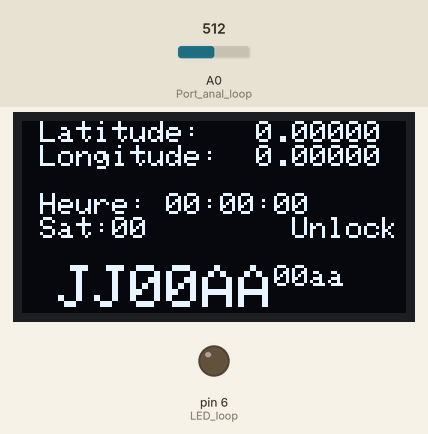
A program run on a simulated Arduino Nano, built with avr-gcc and run on an emulated ATmega328P. Shown: 128×64 one-colour display, output pins drawn as LEDs (lit = HIGH). The test bench sets the inputs (shaded band); at power-on: A0 (Port_anal_loop) = 512. What the program prints to the serial monitor is not drawn.

Above: at 10.8 s.
At 14.6 s:
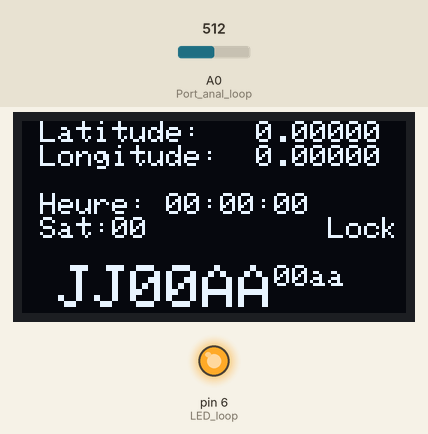
14.7 s: A0 (Port_anal_loop) set to 559
At 16.8 s:
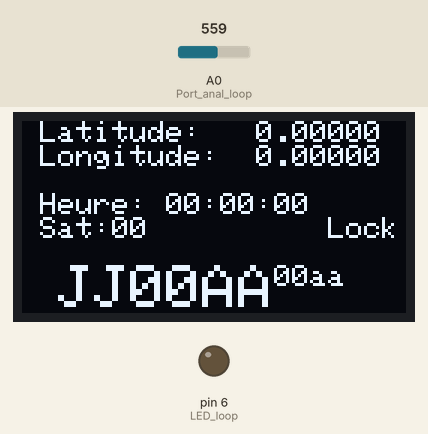
Timing chart, 0 to 18.8 s (numbered marks = the images above; inputs shaded):
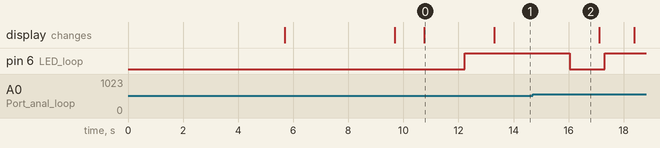

Measured:
- the behaviour switches between 542 and 543 on A0 (Port_anal_loop) (found by bisection; images 1 and 2)
- after the input at 14.7 s, pin 6 (LED_loop): HIGH → LOW after 1.3 s, → HIGH 1.3 s later
- what the display in image 0 shows lasts 2.5 s, from 10.8 s to 13.3 s

The program:

main.cpp
```cpp
#include <Arduino.h>
/******************************************************************************************************************
 *  --- Fout = 100 KHz ( pour afficheur 4 lignes de 16 ou 20 caracteres et afficheur OLED 128x64 )
 *
 * Alain fort F1CJN  November, 11, 2016     /   F1TE  Lucien Serrano  06 Octobre 2021
 * Modifié par F6BUA le 10/01/2022
 ******************************************************************************************************************
 *
 * This program is made :
 * - first to program the Timepulse frequency of an UBLOX GPS NEO-8M module
 * - write on a 4 line LCD : latitude, longitude, Time, number of received satellites and the QRA Locator.
 *
 * La fréquence peut être modifiée en ligne 125/
 * The signal Timepulse est généré à partir d'une horloge à 48 MHz.
 * Seules les facteurs de divisions entiers pairs (2,4,6, 342, ....) présentent un très faible jitter. Par exemple 8MHz est ok, 10 KHz est ok
 * mais 10 MHz ne l'est pas (facteur de division de 4,8). La fréquence de Timepulse est programmé pour 10 KHz mais peut être modifiée à la ligne 125.
 *
 * Connections to the GPS board
 * GPS GND connects to Arduino Gnd
 * GPS RX connects to Software Serial pin 3 on the Arduino Nano, via voltage divider : 330 Ohms in serial to 680 Ohms to ground        Pin 4--330--NEO RX--680--GND
 * GPS TX connects to Software Serial pin 4 on the Arduino Nano
 * GPS VCC connects to 5 volts
 *
 * Connections to the serial LCD 4x16 board
 * Arduino 5V to LCD 5V
 * Arduino GND to LCD GND
 * Arduino A4 to LCD SDA
 * Arduino A5 to CLD SCL
 *
 * Serial O/P at 9600 ( or 115200 ) is used for test purposes
 *
 * Dans la librairie TinyGPSPlus.cpp, il faut modifier :
 *   #define _GPRMCterm   "GNRMC" // remplace GPRMC
 *   #define _GPGGAterm   "GNGGA"  // remplace GPGGA
 *
 **************************************************************************/

#include "SoftwareSerial.h"
#include <TinyGPSPlus.h>
#include <SSD1306Ascii.h>
#include <SSD1306AsciiWire.h>
         //
//#include <Wire.h>                 // Comes with Arduino IDE

//#include "../lib/TinyGPSPlus/TinyGPSPlus.h"
//#include "../lib/SSD1306Ascii/src/SSD1306Ascii.h"
//#include "../lib/SSD1306Ascii/src/SSD1306AsciiWire.h"

// Librairie et adresse OLED version 1
//************************************
#define I2C_ADDRESS 0x3C  // 0x3C ou 0x78
#define RST_PIN -1
SSD1306AsciiWire oled;    //

/*
/ Librairie et adresse OLED version 2
************************************
#include "SSD1306Ascii.h"
#include "SSD1306AsciiAvrI2c.h"
#define I2C_ADDRESS 0x3C
#define RST_PIN -1
SSD1306AsciiAvrI2c oled;
*/

boolean gpsStatus[] = {false, false, false, false, false, false, false, false, false};
unsigned long frequency;
byte buf[4];

// Communication GPS
#define RXPIN 4       // vers GPS TX
#define TXPIN 3       // vers GPS RX via pont diviseur 330/680 Ohms pour adapter en 3,3V
#define GPSBAUD 9600  //
SoftwareSerial gpsSerial(RXPIN,TXPIN);    // 4,3
TinyGPSPlus gps;

// Traitement tension boucle de phase
byte LED_loop = 6;                        // I/O Pin 9
byte Port_anal_loop = 0;                  // -- Input A0
int val_loop;                             //
int moy_val_loop;                         //
int old_moy_val_loop;                     //
int seuil_loop = 21;                      // fenêtre de 200mV, 2 fois (5 / 1024) * 21 = 0.1V
int lock;

//void getgps(TinyGPSPlus &gps);
 float latitude;
 float longitude;
 char locator[10];


// Calcul du QRA locator en mode complet
void calcLocator(char *dst,float lat, float lng )     // Calcule le Locator ...
{
  int lon1, lon2, lon3, lon4, lon5;
  int la1, la2, la3, la4, la5;
  float reste;

  //Les 2 lignes suivantes peuvent être remplacées par des boucles for pour initialiser le tableau
  char alphabet_maj[26]={'A','B','C','D','E','F','G','H','I','J','K','L','M','N','O','P','Q','R','S','T','U','V','W','X','Y','Z'};
  char alphabet_min[26]={'a','b','c','d','e','f','g','h','i','j','k','l','m','n','o','p','q','r','s','t','u','v','w','x','y','z'};


 //==============================CALCUL LONGITUDE==================================

  //Un carré en longitude = 20° (20*18 => 360°)
  //La longitude 0 GPS est décalé de 180° (20°*9) de la longitude "0" du MLS
  //Le premier caractère du MLS sera donc A si long est dans l'intervale [-180;-160[
  //Il est nécessaire de rajouter 180° à la valeur de lng pour être bien aligné

  lng+=180;

  //Calcul lon1
  lon1=trunc(lng/20);
  reste = fmod(lng,20);

  //Une fois le "Field" calculé, il faut maintenant calculer la position du square dans ce field
  //Dans un field il y a 100 squares (une "matrice" de 10X10)
  //Un field en longitude représentant 20°, un square en longitude représente 2° (20/10)
  //Un field en latitude représentant 10°, un square en latitude représente 1° (10/10)

  lon2 = trunc(reste/2);
  reste = fmod(reste,2);

  //Une fois le "square" calculé, il faut maintenant calculer la position du subsquare dans ce square
  //Dans un square il y a 576 subsquare (une "matrice" de 24*24)
  //Un square en longitude représentant 2°, un subsquare en longitude représente 2/24 ° , afin de garder des calculs simple on va convertir les degrés restant en minute
  //Un degrés = 60 minutes => un square en longitude représente 2° => un square en longitude représente 120minutes => un subsquare en longitude représent 5minutes (120/24)

  //Un square en latitude représentant 1°, un subsquare en latitude représente 1/24 ° , afin de garder des calculs simple on va convertir les degrés restant en minute
  //Un degrés = 60 minutes => un square en latitude représente 1° => un square en latitude représente 60 minutes => un subsquare en latitude représent 2.5 minutes (60/24)

  lon3 = trunc(reste*60/5);
  reste = fmod(reste*60,5);

  //Une fois le "subsquare" calculé, il faut maintenant calculer la position de l'extended square dans ce subsquare
  //Dans un subsquare il y a 100 extend squares (une "matrice" de 10)

  //Un subsquare en longitude représentant 5 minutes, un extended square en longitude représente 5/10 minute , afin de garder des calculs simple on va convertir les minutes restante en secondes
  //Une minutes = 60 secondes => un subsquare en longitude représente 5 minutes => un subsquare en longitude représente 300 secondes => un extended square en longitude représent 30s (300/10)

  //Un subsquare en latitude représentant 1°, un extended quare en latitude représente 1/10 minute , afin de garder des calculs simple on va convertir les minutes restantes en secondes
  //Une minute = 60 secondes => un square en latitude représente 2.5 minutes => un square en latitude représente 150 minutes => un extended square en latitude représent 15 minutes (150/10)

  lon4 = trunc(reste*60/30);
  reste = fmod(reste*60,30);

  //Une fois l extended square calculé, on peut calculer un subsquare dans cet extended subsquare
  //Dans un extended square il y a 576 subsquares (une "matrice" de 24X24)

  //Un extended square en longitude représentant 30s, un subsquare dans cet extended square en longitude représente 30/24 secondes , afin de garder des calculs simple on va convertir les secondes restante en milli secondes
  //Une seconde = 1000 mili secondes => Un extended square en longitude représentant 30s => un extended square en longitude représente 30000 millis secondes => un subsquare dans cet extended square en longitude représent 1250 milli secondes (30000/24)

  //Un extended square en latitude représentant 15s, un subsquare dans cet extended square en latitude représente 15/24 secondes , afin de garder des calculs simple on va convertir les secondes restante en milli secondes
  //Une seconde = 1000 mili secondes => Un extended square en latitude représentant 15s => un extended square en latitude représente 15000 millis secondes => un subsquare dans cet extended square en latitude représent 625 milli secondes (15000/24)

  lon5 = trunc(reste*1000/1250);
  reste = fmod(reste*1000,1250);


  //==============================CALCUL LATITUDE==================================

  //un carré en latitude = 10° (10*18 => 180°)
  //La latitude 0 GPS est décalé de 90° (20°*4.5) de la latitude "0" du MLS
  //Le premier caractère du MLS sera donc A si lat est dans l'intervale [-90;-80[
  //Il est necessaire de rajouter 90° = la valeur de lat pour être bien aligné

  lat+=90;

  la1=trunc(lat/10);
  reste = fmod(lat,10);

  la2=trunc(reste/1);
  reste = fmod(reste,1);

  la3 = trunc(reste*60/2.5);
  reste = fmod(reste*60,2.5);

  la4 = trunc(reste*60/15);
  reste = fmod(reste*60,15);

  la5 = trunc(reste*1000/625);
  reste = fmod(reste*1000,625);

  locator[0] = alphabet_maj[lon1];
  locator[1] = alphabet_maj[la1];
  locator[2] = (char) lon2 + 0x30;
  locator[3] = (char) la2 + 0x30;
  locator[4] = alphabet_maj[lon3];
  locator[5] = alphabet_maj[la3];
  locator[6] = (char) lon4 + 0x30;
  locator[7] = (char) la4 + 0x30;
  locator[8] = alphabet_min[lon5];
  locator[9] = alphabet_min[la5];
}

void getgps(TinyGPSPlus &gps)
{
  // Affichage --- latitude,longitude
  // --------------------------------
  oled.set1X();             // OLED 128x64
  oled.setCursor(0,0);
  oled.print(" Latitude:   ");
  oled.println(gps.location.lat(),5);
  oled.print(" Longitude:  ");
  oled.println(gps.location.lng(),5);


  // Affichage --- Heure
  // -------------------

  oled.setCursor(0,3);
  oled.print(" Heure: ");
      if (gps.time.hour() < 10)     // Add a leading zero
        oled.print("0");
      oled.print(gps.time.hour());
  oled.print(":");
      if (gps.time.minute() < 10)   // Add a leading zero
        oled.print("0");
  oled.print(gps.time.minute());
  oled.print(":");
      if (gps.time.second() < 10)   // Add a leading zero
        oled.print("0");
  oled.print(gps.time.second());
  oled.print("   ");


  // Affichage --- Sat + Locator
  // ---------------------------
  calcLocator(locator,gps.location.lat(),gps.location.lng());
  oled.setCursor(0,4); oled.print(" Sat:");
  if (gps.satellites.value() < 10)     // Add a leading zero
    oled.print("0");
  oled.print(gps.satellites.value());

  if (lock == 1)
    {
    oled.print("          Lock");
    }
  else
  {
    oled.print("        Unlock");
  }
  oled.setCursor(0,6);
  oled.print("  ");
  oled.set2X();
  oled.print (locator[0]);
  oled.print (locator[1]);
  oled.print (locator[2]);
  oled.print (locator[3]);
  oled.print (locator[4]);
  oled.print (locator[5]);
  oled.set1X();
  oled.print (locator[6]);
  oled.print (locator[7]);
  oled.print (locator[8]);
  oled.println (locator[9]);

}
  //
static void smartDelay(unsigned long ms)
{
  unsigned long start = millis();
  do
  {
    while (gpsSerial.available())
      gps.encode(gpsSerial.read());
  } while (millis() - start < ms);
}

void calcChecksum(byte *checksumPayload, byte payloadSize) {
  byte CK_A = 0, CK_B = 0;
  for (int i = 0; i < payloadSize ;i++) {
    CK_A = CK_A + *checksumPayload;
    CK_B = CK_B + CK_A;
    checksumPayload++;
  }
  *checksumPayload = CK_A;
  checksumPayload++;
  *checksumPayload = CK_B;
}

void sendUBX(byte *UBXmsg, byte msgLength) {
  for(int i = 0; i < msgLength; i++) {
    gpsSerial.write(UBXmsg[i]);           // send UBX msg
    gpsSerial.flush();                    // Wait end of transmission
  }
    gpsSerial.println();              // send CR
    gpsSerial.flush();                // Wait end of transmission
}

byte getUBX_ACK(byte *msgID) {
  byte CK_A = 0, CK_B = 0;
  byte incoming_char;
  //boolean headerReceived = false;
  unsigned long ackWait = millis();
  byte ackPacket[10] = {0xB5, 0x62, 0x05, 0x00, 0x00, 0x00, 0x00, 0x00, 0x00, 0x00};
  int i = 0;
  while (1) {
    if (gpsSerial.available()) {
      incoming_char = gpsSerial.read();
      if (incoming_char == ackPacket[i]) { i++; }
      else if (i > 2) {ackPacket[i] = incoming_char;  i++; }
    }
    if (i > 9) break;
    if ((millis() - ackWait) > 1500) {
      Serial.println("ACK Timeout");
      return 5;
    }
    if (i == 4 && ackPacket[3] == 0x00) {
      Serial.println("NAK Received");
      return 1;
    }
  }

  for (i = 2; i < 8 ;i++) {
    CK_A = CK_A + ackPacket[i];
    CK_B = CK_B + CK_A;
  }

  if (msgID[0] == ackPacket[6] && msgID[1] == ackPacket[7] && CK_A == ackPacket[8] && CK_B == ackPacket[9]) {
    Serial.println("Success!");
    Serial.println("ACK Received! ");
    return 10;
        }
  else {
    Serial.println("ACK Checksum Failure: ");
    delay(1000);
    return 1;
  }
}

void configureUblox()
{
  byte gpsSetSuccess = 0;

    buf[0]=(frequency&0x000000FF);          // Preparation little endian
    buf[1]=(frequency&0x0000FF00)>>8;
    buf[2]=(frequency&0x00FF0000)>>16;
    buf[3]=(frequency&0xFF000000)>>24;

  //Generate the configuration string for TimePulse with frequency
  byte setTimePulse[] = {0xB5, 0x62, 0x06, 0x31, 0x20, 0x00, 0x00, 0x01, 0x00, 0x00, 0x32, 0x00, 0x00, 0x00, buf[0], buf[1], buf[2], buf[3],buf[0], buf[1], buf[2], buf[3],0x00, 0x00, 0x00, 0x80, 0x00, 0x00, 0x00, 0x80, 0x00, 0x00, 0x00,0x00,0xEF,0x00,0x00,0x00,0x91,0x22};
  calcChecksum(&setTimePulse[2], sizeof(setTimePulse) - 4);
  delay(1000);      // 1000

  while(gpsSetSuccess < 3)
  {
   Serial.println("Setting Timepulse... ");
   gpsSetSuccess = 0;
   while (gpsSetSuccess < 3)
   {
   Serial.println("configuration TimePulse");
   sendUBX(&setTimePulse[0], sizeof(setTimePulse));
   gpsSetSuccess += getUBX_ACK(&setTimePulse[2]);         //Passes Class ID and Message ID to the ACK Receive function
   if ( (gpsSetSuccess == 10) ) gpsStatus[7] = true;
   if ( (gpsSetSuccess == 5) | (gpsSetSuccess == 6)) gpsSetSuccess -= 4;
   }
   if (gpsSetSuccess == 3){
    Serial.println("Timepulse non OK");
   }
  }
}

// --- Lecture et traitement de la tension de boucle et commande de la LED
void read_PLL()
{
  int anal_loop;      // valeur sur 12bits lue sur l'entrée A0
  val_loop = 0;       // variable pour le traitement des valeurs courantes de la tension loop

  old_moy_val_loop = moy_val_loop;
  moy_val_loop = 0;

  for (int i=0; i<20; i++)        // boucle d'acquisition sur une durée de 200 ms
    {
    anal_loop = analogRead(Port_anal_loop);
    val_loop = val_loop + anal_loop ;
    delay(10);
    }

  moy_val_loop = val_loop / 20 ;

  if ( ( moy_val_loop < (old_moy_val_loop - seuil_loop)) | ( moy_val_loop > (old_moy_val_loop + seuil_loop) )  )
    {
    digitalWrite(LED_loop, LOW);    // ----- turn Off the LED_loop
    lock=0;
    }

  else
    {
    digitalWrite(LED_loop, HIGH);    // ----- turn On the LED_loop
    lock=1;
    }


}
void setup()
{
  pinMode(LED_loop, OUTPUT);      //
  digitalWrite(LED_loop, LOW);    // ----- turn Off the LED_loop

  gpsSerial.begin(9600);    // GPS à 9600 Bauds
  Serial.begin(9600);       // Serial monitor  via USB at 9600 bauds ( au lieu de 115200 bauds )

  frequency=100000;         // 100 KHz  Timepulse Frequency in Hertz. The duty cycle is fixed at 50%
                            // only frequencies with even sub multiples numbers (ie, 2,4,6, 342 .....) are not noisy   for exemple :8MHz is ok, 10Khz is ok,
                            // 10 MHz is not ok
  configureUblox();         // Configure Timepulse

// Initialisation de l'afficheur I2C, OLED
// ----------------------------------------------
  Wire.begin();
  Wire.setClock(400000L);     // vitesse transfert i2c , 400000L ou 400.000 Hz

// Init OLED version 1
//********************
  #if RST_PIN >= 0
    oled.begin(&SH1106_128x64, I2C_ADDRESS, RST_PIN);
  #else // RST_PIN >= 0
    oled.begin(&SH1106_128x64, I2C_ADDRESS);
  #endif // RST_PIN >= 0


  oled.setFont(Adafruit5x7);

  //uint32_t m = micros();
  oled.clear();
  oled.set2X();
  oled.println("MultiGPSDO");
  oled.set1X();
  oled.println();
  oled.println("   40-25-10 MHz    ");
  oled.setCursor(0,3);
  oled.println("  Arduino Nano     ");
//  oled.println("     par F1TE      ");
  oled.set2X();
  oled.setCursor(0,6);
  oled.println(" par F6BUA ");

  delay(4000);  						// délai maintien de l'écran de démarrage pendant 4s

 // lcd.clear();
  oled.clear();

}

void loop()
{
smartDelay(1000);   // 1000 nearly 1.0s loop
getgps(gps);        // Get GPS parameters
read_PLL();         // Lecture et traitement de la tension de boucle
}
```
